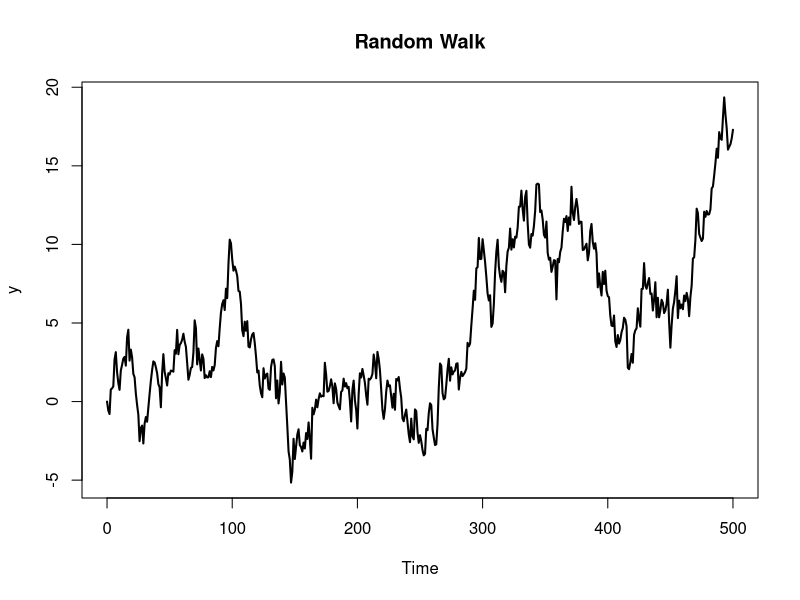
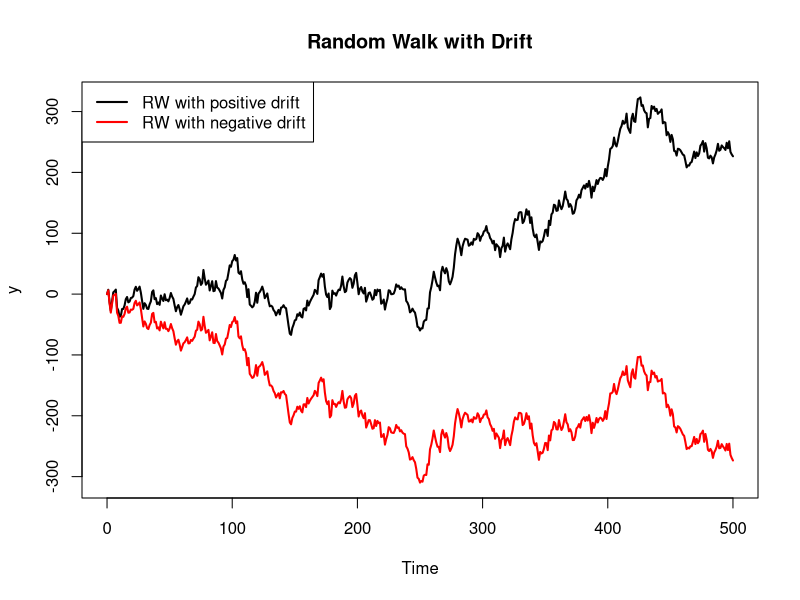
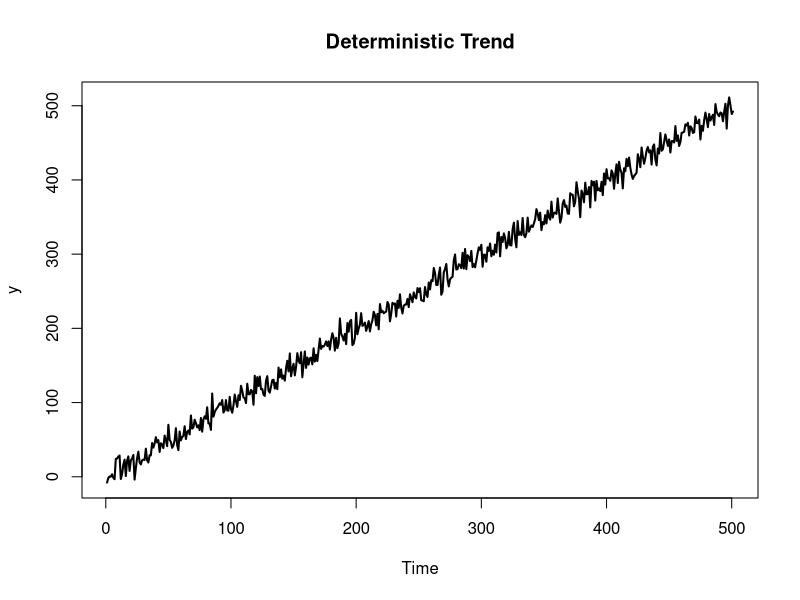
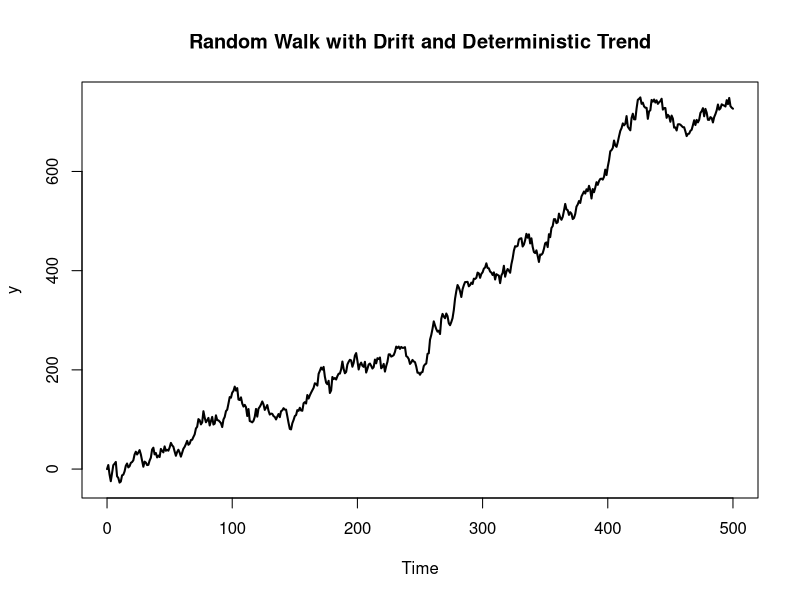
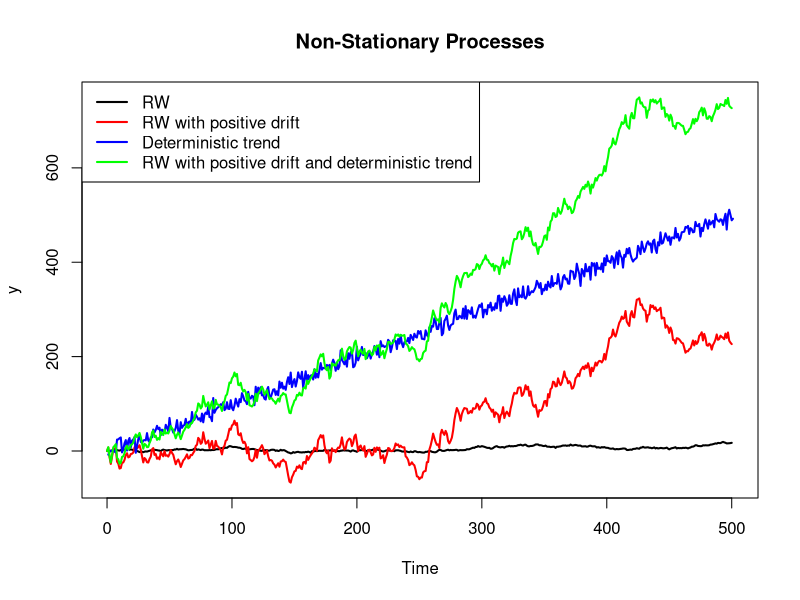
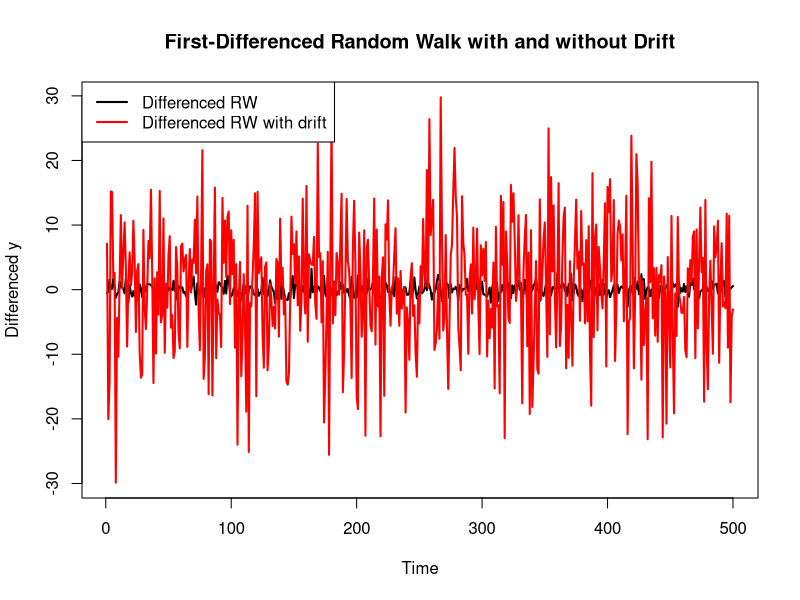
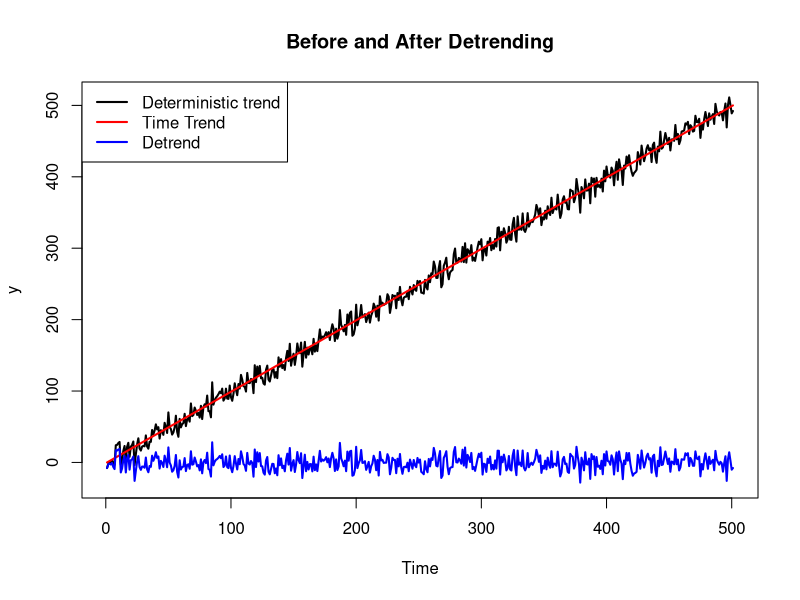
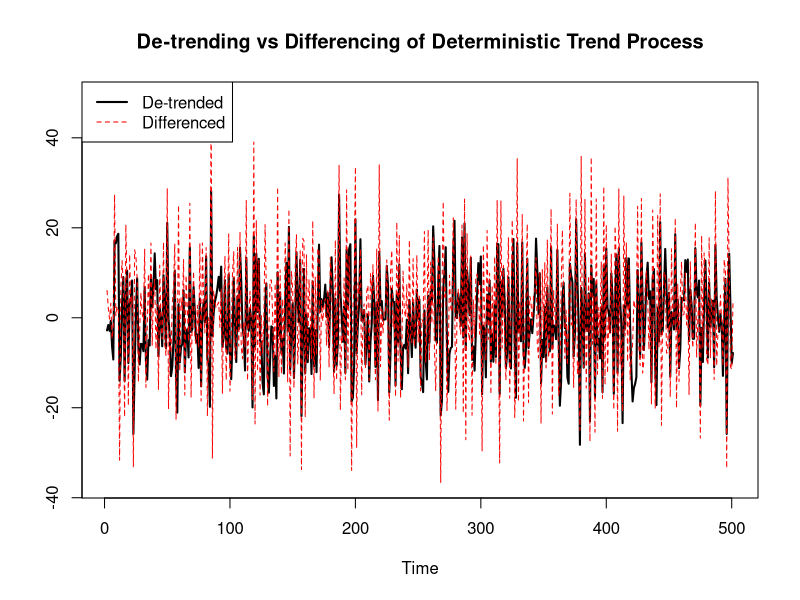

Recreate these plots in R, in order.
## ---- chunk 1
knitr::opts_chunk$set(fig.align="center", message = FALSE, warning = FALSE)
knitr::knit_hooks$set(purl = knitr::hook_purl)
## ---- chunk 2
library(forecast) # For ARIMA modelling, forecasting and evaluation
library(urca) # For unit root and stationarity tests
## ---- chunk 3
# Number of observations
N = 500

# Model to simulate
# For RW model, only need d = 1 in (p,d,q) to include unit root
M = list(order = c(0, 1, 0))

set.seed(123)

RW <- stats::arima.sim(model = M, n = N)
                       
# Plot RW
plot(x = RW, main = "Random Walk", ylab = "y", lwd = 2)
## ---- chunk 4
RW %>% urca::ur.df(type = "none", selectlags = "AIC") %>% summary()

# KPSS requires a deterministic component, either drift (mu) or trend (tau)
RW %>% urca::ur.kpss(type = "mu", lags = "short") %>% summary()
## ---- chunk 5
# Use same number of observations (N) and model (M) as RW model

# Include a non-zero mean value and optionally the standard deviation
# RW with positive constant
set.seed(234)
RW_posDrift <- stats::arima.sim(model = M, n = N, mean = 0.5, sd = 10)

# RW with negative constant
set.seed(234)
RW_negDrift <- stats::arima.sim(model = M, n = N, mean = -0.5, sd = 10)

# Plot RW with drift
plot(x = cbind(RW_posDrift, RW_negDrift), 
     main = "Random Walk with Drift", ylab = "y", 
     plot.type = "single", 
     col = c("black", "red"), lwd = 2)

legend(x = "topleft", legend = c("RW with positive drift", "RW with negative drift"), 
       col = c("black", "red"), lwd = 2)
## ---- chunk 6
RW_posDrift %>% urca::ur.df(type = "drift", selectlags = "AIC") %>% summary()

RW_posDrift %>% urca::ur.kpss(type = "mu", lags = "short") %>% summary()
## ---- chunk 7
# Use same number of observations as RW model, observation begans from time 0
tt <- 0:N

set.seed(345)

# Set sd = 20 so that the ups and downs can be seen clearly
DT <- as.ts(tt + rnorm(n = N, mean = 0, sd = 10))

plot(x = DT, main = "Deterministic Trend", ylab = "y", lwd = 2)
## ---- chunk 8
DT %>% urca::ur.df(type = "trend", selectlags = "AIC") %>% summary()

DT %>% urca::ur.kpss(type = "tau", lags = "short") %>% summary()
## ---- chunk 9
# Create simulated model by adding time trend (tt) to RW_posDrift
RW_posDrift_DT <- tt + RW_posDrift

plot(x = RW_posDrift_DT, main = "Random Walk with Drift and Deterministic Trend", ylab = "y", lwd = 2)
## ---- chunk 10
RW_posDrift_DT %>% urca::ur.df(type = "trend", selectlags = "AIC") %>% summary()

RW_posDrift_DT %>% urca::ur.kpss(type = "tau", lags = "short") %>% summary()
## ---- chunk 11
plot(cbind(RW, RW_posDrift, DT, RW_posDrift_DT),
     main = "Non-Stationary Processes", ylab = "y", 
     plot.type = "single", 
     col = c("black", "red", "blue", "green"), lwd = 2)

legend(x = "topleft",
       legend = c("RW", "RW with positive drift", "Deterministic trend", "RW with positive drift and deterministic trend"), 
       col = c("black", "red", "blue", "green"), lwd = 2)
## ---- chunk 12
RW_diff <- diff(x = RW, lag = 1, differences = 1)

RWdrift_diff <- diff(x = RW_posDrift, lag = 1, differences = 1)

plot(x = cbind(RW_diff, RWdrift_diff), 
     main = "First-Differenced Random Walk with and without Drift", 
     ylab = "Differenced y", plot.type = "single",
     col = c("black", "red"), lwd = 2)

legend(x = "topleft", 
       legend = c("Differenced RW", "Differenced RW with drift"), 
       col = c("black", "red"), lwd = 2)
## ---- chunk 13
RW_diff %>% urca::ur.df(type = "drift", selectlags = "AIC") %>% summary()

RW_diff %>% urca::ur.kpss(type = "mu", lags = "short") %>% summary()
## ---- chunk 14
DT_detrend <- DT - tt

plot(x = cbind(DT, tt, DT_detrend), 
     main = "Before and After Detrending", ylab = "y",
     plot.type = "single",
     col = c("black", "red", "blue"), lwd = 2)

legend(x = "topleft", legend = c("Deterministic trend", "Time Trend", "Detrend"),
       col = c("black", "red", "blue"), lwd = 2)
## ---- chunk 15
DT_detrend %>% urca::ur.df(type = "drift", selectlags = "AIC") %>% summary()

DT_detrend %>% urca::ur.kpss(type = "mu", lags = "short") %>% summary()
## ---- chunk 16
DT_diff <- diff(x = DT, lag = 1, differences = 1)

# Remove first row of DT_detrend as differencing causes us to lose one observation
plot(x = cbind(DT_detrend[-1], DT_diff), 
     main = "De-trending vs Differencing of Deterministic Trend Process", ylab = "",
     plot.type = "single",
     col = c("black", "red"), lwd = c(2, 1), lty = c(1, 2))

legend(x = "topleft",
       legend = c("De-trended", "Differenced"),
       col = c("black", "red"), lwd = c(2, 1), lty = c(1, 2))
## ---- chunk 17
DT_diff %>% urca::ur.df(type = "drift", selectlags = "AIC") %>% summary()

DT_diff %>% urca::ur.kpss(type = "mu", lags = "short") %>% summary()
## ---- chunk 18
reg_y <- lm(formula = RW_posDrift_DT ~ tt)

delta_y <- diff(x = residuals(reg_y), lag = 1, differences = 1)

# Remove first observation from residuals as differencing causes one observation to be lost
plot(cbind(as.ts(residuals(reg_y)[-1]), delta_y),
     main = "De-trending Only and With Differencing", ylab = "",
     plot.type = "single",
     col = c("black", "red"), lwd = 2)

legend(x = "top",
       legend = c("After De-trending", "After De-trending and Differencing"),
       col = c("black", "red"), lwd = 2)
## ---- chunk 19
delta_y %>% urca::ur.df(type = "drift", selectlags = "AIC") %>% summary()

delta_y %>% urca::ur.kpss(type = "mu", lags = "short") %>% summary()
## ---- chunk 20
# Number of observations
N = 300

# Model to simulate, need to include coefficients of AR and MA terms
M = list(order = c(2, 1, 1), ar = c(1.02, -0.43), ma = -0.41)

set.seed(456)

stoch_proc <- stats::arima.sim(model = M, n = N, mean = 0.23, sd = 3)

t <- as.ts(0:N)

y <- stoch_proc + 1.39 * t - 0.0027 * t^2

plot(y, main = "Simulated ARIMA(2,1,1) with Quadratic Time Trend", lwd = 2)
## ---- chunk 21
y %>% urca::ur.df(type = "trend", selectlags = "AIC") %>% summary()

y %>% urca::ur.kpss(type = "tau", lags = "short") %>% summary()
## ---- chunk 22
train_y <- as.ts(y[0:281])
train_t <- as.ts(t[0:281])

test_y <- ts(data = y[282:301], start = 282)
test_t <- ts(data = t[282:301], start = 282)
## ---- chunk 23
linear_trend <- lm(train_y ~ train_t)

quad_trend <- lm(train_y ~ train_t + I(train_t^2))

plot(cbind(train_y, fitted(linear_trend), fitted(quad_trend)),
     main = "Actual Training Data and Fitted Trend", ylab = "y",
     plot.type = "single",
     col = c("black", "red", "blue"), lwd = 2)

legend(x = "topleft",
       legend = c("Actual", "Linear trend", "Quadratic trend"),
       col = c("black", "red", "blue"), lwd = 2)
## ---- chunk 24
plot(as.ts(cbind(residuals(quad_trend), residuals(linear_trend))),
     main = "Residuals from Linear Trend and Quadratic Trend", ylab = "",
     plot.type = "single",
     col = c("black", "red"), lwd = 2)

legend(x = "topleft",
       legend = c("Residuals quad_trend", "Residuals linear_trend"),
       col = c("black", "red"), lwd = 2)
## ---- chunk 25
residuals(quad_trend) %>% urca::ur.df(type = "drift", selectlags = "AIC") %>% summary()

residuals(quad_trend) %>% urca::ur.kpss(type = "mu", lags = "short") %>% summary()
## ---- chunk 26
# Restrict AR and MA terms to maximum of 4 lags
model1 <- forecast::auto.arima(y = train_y, ic = "aic",
                               seasonal = FALSE, stepwise = FALSE, approximation = FALSE)

model1
## ---- chunk 27
model2 <- forecast::auto.arima(y = train_y, ic = "aic",
                               xreg = cbind(train_t, train_t^2),
                               seasonal = FALSE, stepwise = FALSE, approximation = FALSE)

model2
## ---- chunk 28
model3 <- forecast::auto.arima(y = train_y, ic = "aic", d = 1,
                               xreg = cbind(train_t, train_t^2),
                               seasonal = FALSE, stepwise = FALSE, approximation = FALSE)

model3
## ---- chunk 29
f_model1 <- forecast::forecast(object = model1, h = 20, level = 95)

f_model2 <- forecast::forecast(object = model2, h = 20, level = 95, xreg = cbind(test_t, test_t^2))

f_model3 <- forecast::forecast(object = model3, h = 20, level = 95, xreg = cbind(test_t, test_t^2))
## ---- chunk 30
plot(cbind(y, f_model1$mean, f_model1$lower, f_model1$upper),
     main = "Actual and Forecasted Values of model1", ylab = "y",
     plot.type = "single",
     col = c("black", "red", "gray", "gray"), lwd = 2)

legend(x = "topleft",
       legend = c("Actual", "Forecasted", "Lower and Upper Interval"),
       col = c("black", "red", "gray"), lwd = 2)

data.frame(forecast::accuracy(object = f_model1, x = test_y))
## ---- chunk 31
plot(cbind(y, f_model2$mean, f_model2$lower, f_model2$upper),
     main = "Actual and Forecasted Values of model2", ylab = "y",
     plot.type = "single",
     col = c("black", "red", "gray", "gray"), lwd = 2)

legend(x = "topleft",
       legend = c("Actual", "Forecasted", "Lower and Upper Interval"),
       col = c("black", "red", "gray"), lwd = 2)

data.frame(forecast::accuracy(object = f_model2, x = test_y))
## ---- chunk 32
plot(cbind(y, f_model3$mean, f_model3$lower, f_model3$upper),
     main = "Actual and Forecasted Values of model3", ylab = "y",
     plot.type = "single",
     col = c("black", "red", "gray", "gray"), lwd = 2)

legend(x = "topleft",
       legend = c("Actual", "Forecasted", "Lower and Upper Interval"),
       col = c("black", "red", "gray"), lwd = 2)

data.frame(forecast::accuracy(object = f_model3, x = test_y))
